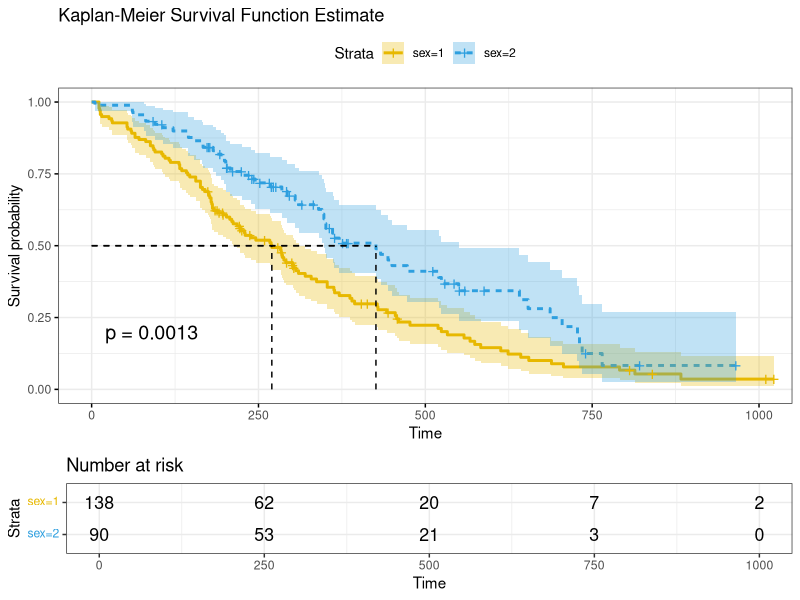
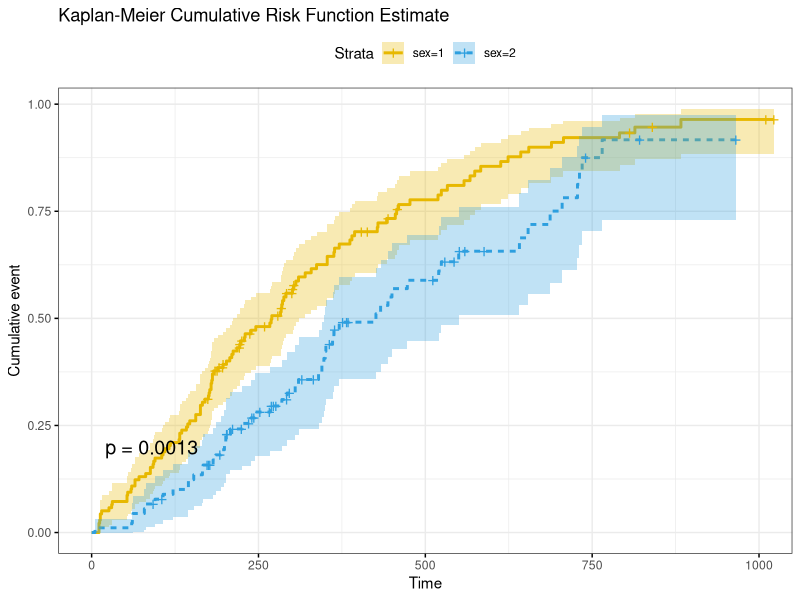
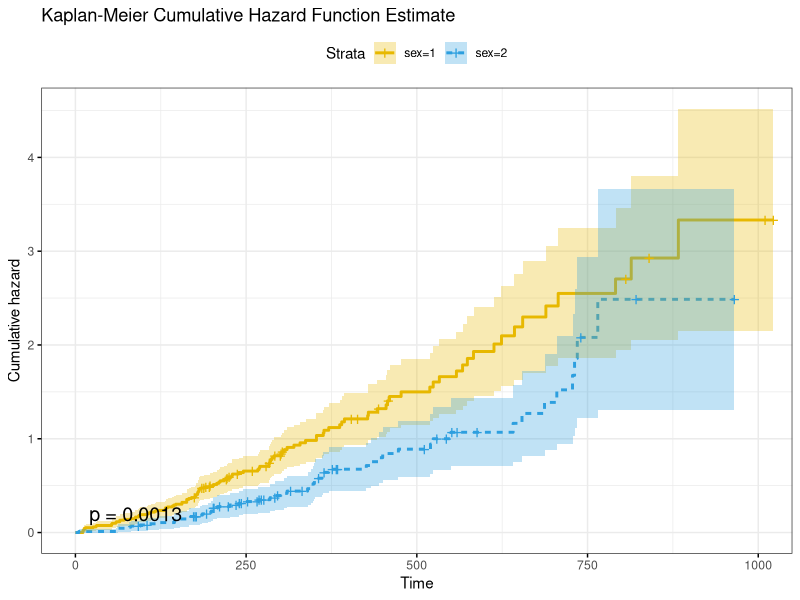
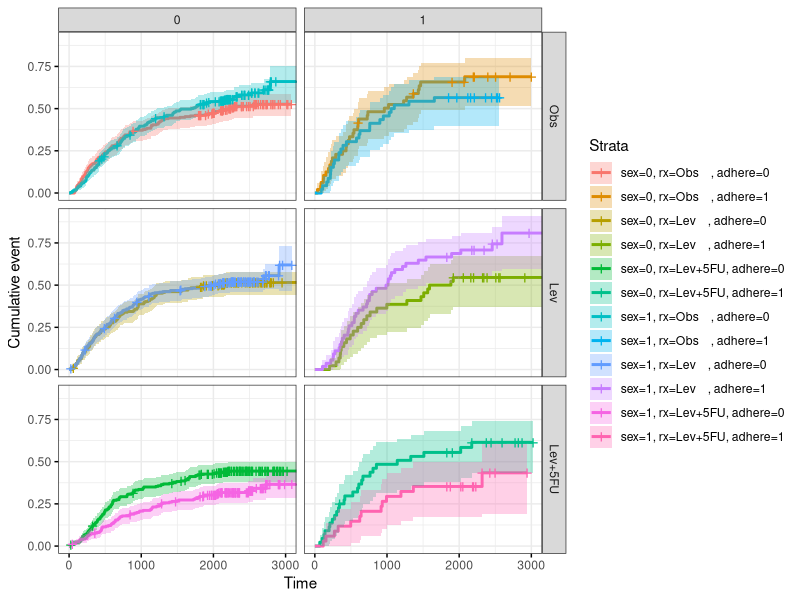
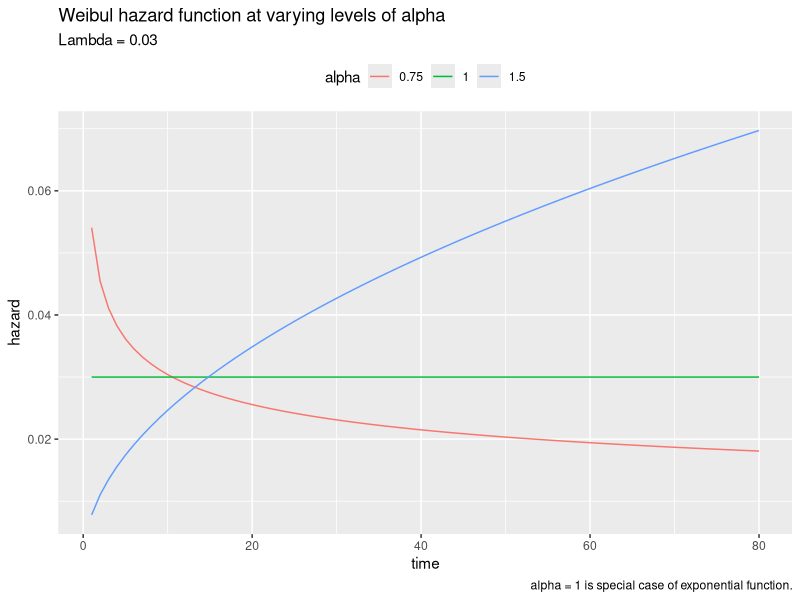

Reproduce these figures in R, in order. (Note: this script raises an error after producing the figures.)
## ---- chunk 1
library(tidyverse)
library(survival)
library(survminer)
## ---- chunk 2
data(lung, package = "survival")
head(lung)
## ---- chunk 3
km_fit <- survfit(Surv(time, status) ~ sex, data = lung)
km_fit
## ---- chunk 4
data.frame(
  strata = km_fit$strata,
  time = km_fit$time,
  n.risk = km_fit$n.risk,
  n.event = km_fit$n.event,
  n.censor = km_fit$n.censor,
  surv = km_fit$surv,
  upper = km_fit$upper,
  lower = km_fit$lower
) %>% head()
## ---- chunk 5
ggsurvplot(
  km_fit,
  linetype = "strata", # Change line type by groups
  pval = TRUE,
  conf.int = TRUE,
  risk.table = TRUE,
  surv.median.line = "hv", # median horizontal and vertical ref lines
  ggtheme = theme_bw(),
  palette = c("#E7B800", "#2E9FDF"),
  title = "Kaplan-Meier Survival Function Estimate"
)
## ---- chunk 6
summary(km_fit)$table
## ---- chunk 7
ggsurvplot(
  km_fit,
  fun = "event",
  linetype = "strata", # Change line type by groups
  pval = TRUE,
  conf.int = TRUE,
  ggtheme = theme_bw(),
  palette = c("#E7B800", "#2E9FDF"),
  title = "Kaplan-Meier Cumulative Risk Function Estimate"
)
## ---- chunk 8
ggsurvplot(
  km_fit,
  fun = "cumhaz",
  linetype = "strata", # Change line type by groups
  pval = TRUE,
  conf.int = TRUE,
  ggtheme = theme_bw(),
  palette = c("#E7B800", "#2E9FDF"),
  title = "Kaplan-Meier Cumulative Hazard Function Estimate"
)
## ---- chunk 9
km_fit_colon <- survfit(Surv(time, status) ~ sex + rx + adhere, data = colon)

p <- km_fit_colon %>%
  ggsurvplot(fun = "event", 
             conf.int = TRUE,
             ggtheme = theme_bw()) 
p$plot + theme(legend.position = "right") + facet_grid(rx ~ adhere)
## ---- chunk 10
km_diff <- survdiff(Surv(time, status) ~ sex, data = lung)
km_diff
## ---- chunk 11
data.frame(t = rep(1:80, 3),
           alpha = c(rep(1.5, 80), rep(1, 80), rep(0.75, 80)),
           lambda = rep(0.03, 240)) %>%
  mutate(
    f = dweibull(x = t, shape = alpha, scale = 1 / 0.03),
    S = pweibull(q = t, shape = alpha, scale = 1 / 0.03, lower.tail = FALSE),
    h = f / S  # same as alpha * lambda^alpha * t^(alpha-1)
  ) %>%
  ggplot(aes(x = t, y = h, color = as.factor(alpha))) +
  geom_line() +
  theme(legend.position = "top") +
  labs(y = "hazard", x = "time", color = "alpha",
       title = "Weibul hazard function at varying levels of alpha",
       subtitle = "Lambda = 0.03",
       caption = "alpha = 1 is special case of exponential function.")
## ---- chunk 12
data(GBSG2, package = "TH.data")
wb <- survreg(Surv(time, cens) ~ 1, data = GBSG2)

# 90% of patients survive beyond time point 385
# Alternatively, 10% of patients die at time 385
predict(wb, type = "quantile", p = 1 - 0.9, newdata = data.frame(1))
# The median survival time is 1694
predict(wb, type = "quantile", p = 1 - 0.5, newdata = data.frame(1))

surv <- seq(.99, .01, by = -.01)
t <- predict(wb, type = "quantile", p = 1 - surv, newdata = data.frame(1))
head(data.frame(time = t, surv = surv))

surv_wb <- data.frame(time = t, surv = surv, 
                      upper = NA, lower = NA, std.err = NA)
ggsurvplot_df(fit = surv_wb, surv.geom = geom_line)
## ---- chunk 13
wbmod <- survreg(Surv(time, cens) ~ horTh + tsize, data = GBSG2)

coef(wbmod)
summary(wbmod)

surv <- seq(.99, .01, by = -.01)
newdata <- expand.grid(
    horTh = levels(GBSG2$horTh),
    tsize = quantile(GBSG2$tsize, probs = c(0.25, 0.50, 0.75))
)
t <- predict(wbmod, type = "quantile", p = 1 - surv, newdata = newdata)

surv_wbmod <- surv_wbmod_wide <- cbind(newdata, t) %>%
    pivot_longer(names_to = "surv_id", values_to = "time", cols = -c(1:2)) %>%
    mutate(tsize = as.numeric(tsize),
           surv_id = as.factor(as.numeric(surv_id))) %>%
    data.frame()
surv_wbmod$surv = surv[as.numeric(surv_wbmod$surv_id)]
surv_wbmod$upper = NA
surv_wbmod$lower = NA
surv_wbmod$std.err = NA
surv_wbmod$strata = NA
surv_wbmod[, c("upper", "lower", "std.err", "strata")] <- NA
ggsurvplot_df(surv_wbmod, surv.geom = geom_line,
  linetype = "horTh", color = "tsize", legend.title = NULL)
## ---- chunk 14
lung_cox <- coxph(Surv(time, status) ~ sex, data = lung)
summary(lung_cox)
## ---- chunk 15
lung_cox_2 <- coxph(Surv(time, status) ~ age + sex + ph.ecog, data = lung)
summary(lung_cox_2)
## ---- chunk 16
ggsurvplot(survfit(lung_cox_2), data = lung, palette = "#2E9FDF", ggtheme = theme_minimal())
## ---- chunk 17
newdata <- expand.grid(
    sex = unique(lung$sex),
#    age = quantile(lung$age, probs = c(0.25, 0.50, 0.75)),
    age = median(lung$age),
    ph.ecog = 1
)
rownames(newdata) <- c("male", "female")

# Create survival curves.  The rownames show up in the model
lung_pred <- survfit(lung_cox_2, newdata = newdata, data = lung)

# surv_summary() creates the data.frame with a summary of the survfit() results, including columns like time (survival time) and surv (survival probability).
lung_pred0 <- surv_summary(lung_pred)
# get the corresponding new_data cols
lung_pred1 <- cbind(lung_pred0, newdata[as.character(lung_pred0$strata), ])
ggsurvplot_df(
  lung_pred1, 
  color = "sex", 
  legend.labs = c("M", "F"),
  legend.title = "Sex", 
  conf.int = TRUE, 
  ggtheme = theme_minimal())
